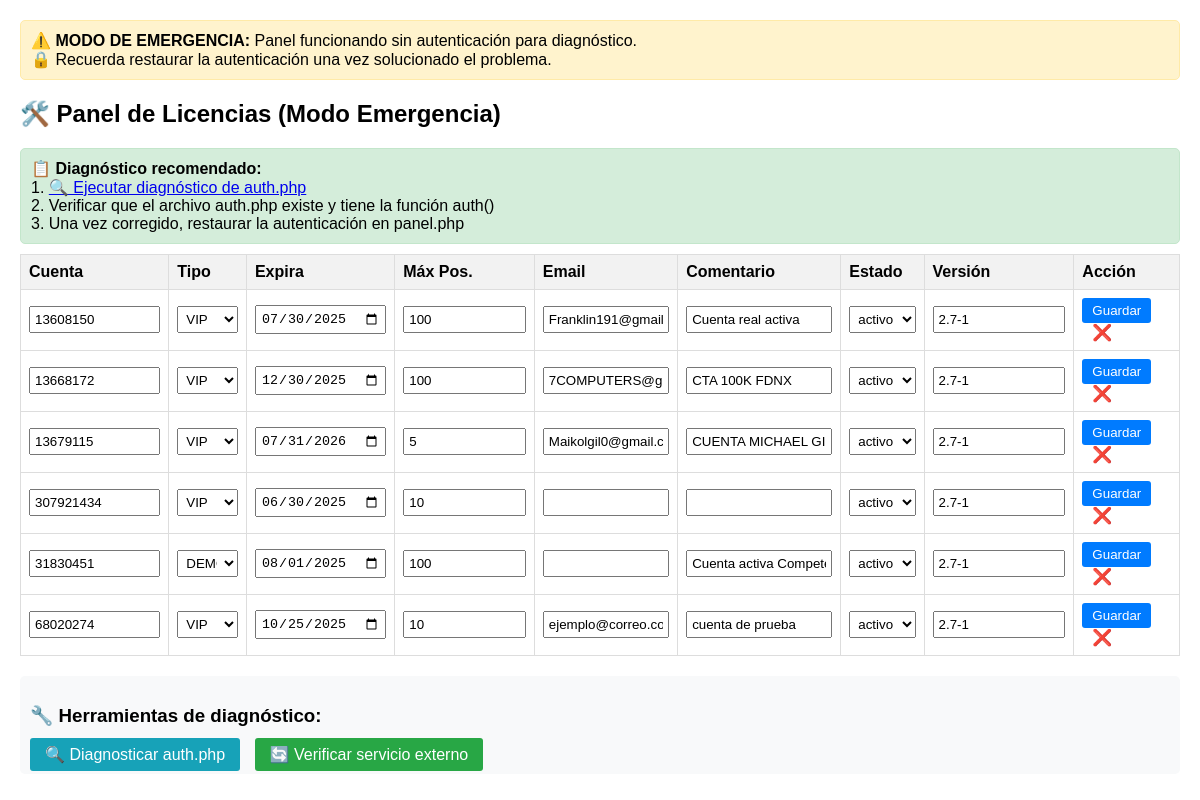
/axrepad/panel_no_auth.php, run on an earlier commit of the app's database.
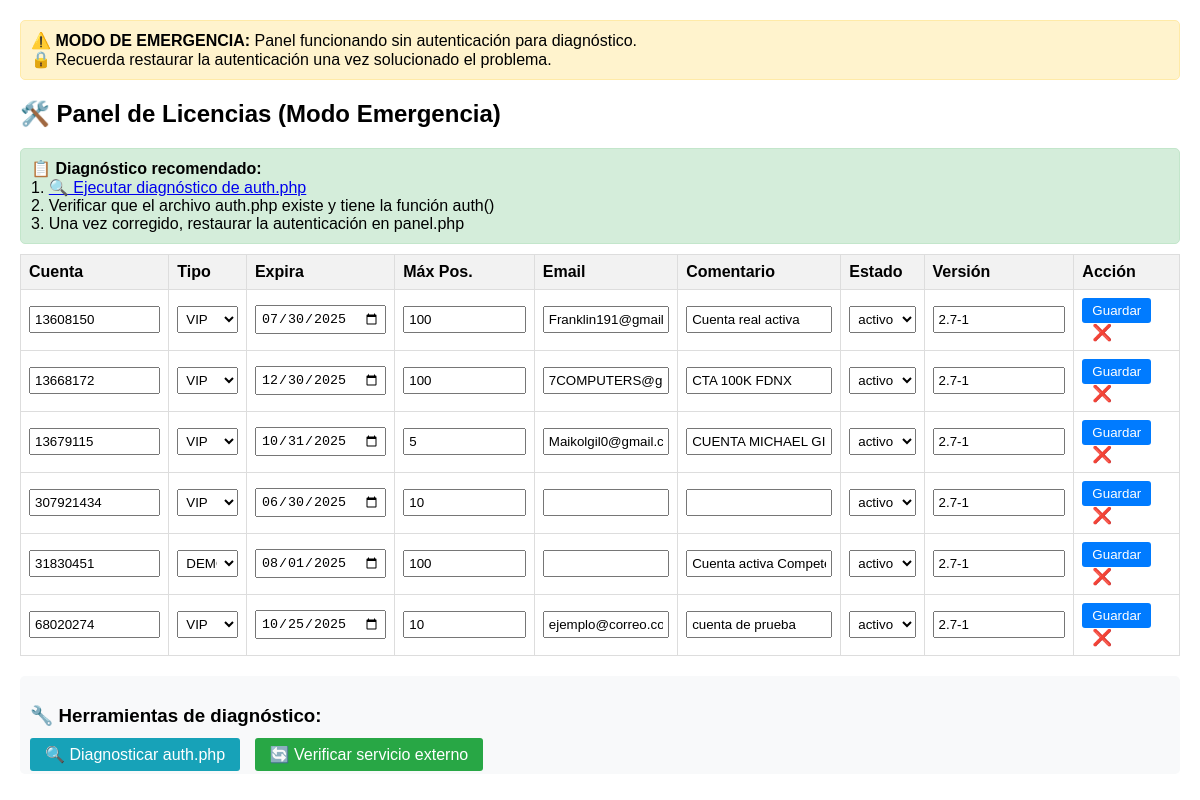
And on a later commit of the database.
### tables this page shows
CREATE TABLE licencias (
    cuenta TEXT PRIMARY KEY,
    tipo TEXT,
    expira TEXT,
    max_posiciones INTEGER,
    email TEXT,
    comentario TEXT,
    estado TEXT,
    version_permitida TEXT
);

### public/axrepad/panel_no_auth.php (the view, shortened to what this page needs)
<?php
echo "<div style='background:#fff3cd; border:1px solid #ffeaa7; padding:10px; margin:10px 0; border-radius:5px;'>";
echo "⚠️ <strong>MODO DE EMERGENCIA:</strong> Panel funcionando sin autenticación para diagnóstico.<br>";
echo "🔒 Recuerda restaurar la autenticación una vez solucionado el problema.";
echo "</div>";
$db = new PDO('sqlite:/app/db/licencias.sqlite');
$db->setAttribute(PDO::ATTR_ERRMODE, PDO::ERRMODE_EXCEPTION);
$licencias = $db->query('SELECT * FROM licencias ORDER BY cuenta')->fetchAll(PDO::FETCH_ASSOC);
?>
<!DOCTYPE html>
<html>
<head>
</head>
<body>
<h2>🛠️ Panel de Licencias (Modo Emergencia)</h2>
<div class="alert">
    <strong>📋 Diagnóstico recomendado:</strong><br>
    1. <a href="auth_debug.php" target="_blank">🔍 Ejecutar diagnóstico de auth.php</a><br>
    2. Verificar que el archivo auth.php existe y tiene la función auth()<br>
    3. Una vez corregido, restaurar la autenticación en panel.php
</div>
<table>
<tr>
<th>Cuenta</th><th>Tipo</th><th>Expira</th><th>Máx Pos.</th><th>Email</th><th>Comentario</th><th>Estado</th><th>Versión</th><th>Acción</th>
</tr>
<?php foreach ($licencias as $lic) { ?>
<tr><form method="POST">
<td><input name="cuenta" value="<?=htmlspecialchars($lic['cuenta'])?>"></td>
<td>
    <select name="tipo">
        <option value="DEMO" <?=$lic['tipo']=='DEMO'?'selected':''?>>DEMO</option>
        <option value="VIP" <?=$lic['tipo']=='VIP'?'selected':''?>>VIP</option>
    </select>
</td>
<td><input type="date" name="expira" value="<?=htmlspecialchars($lic['expira'])?>"></td>
<td><input name="max_posiciones" type="number" value="<?=htmlspecialchars($lic['max_posiciones'])?>"></td>
<td><input name="email" value="<?=htmlspecialchars($lic['email'])?>"></td>
<td><input name="comentario" value="<?=htmlspecialchars($lic['comentario'])?>"></td>
<td>
    <select name="estado">
        <option value="activo" <?=$lic['estado']=='activo'?'selected':''?>>activo</option>
    </select>
</td>
<td><input name="version_permitida" value="<?=htmlspecialchars($lic['version_permitida'] ?? '')?>"></td>
<td>
    <button type="submit">Guardar</button>
    <a href="?eliminar=<?=htmlspecialchars($lic['cuenta'])?>" onclick="return confirm('¿Eliminar?')" style="color:red; text-decoration:none; margin-left:10px;">❌</a>
</td>
</form></tr>
<?php } ?>
</table>
<div style="margin-top: 20px; padding: 10px; background: #f8f9fa; border-radius: 5px;">
    <h3>🔧 Herramientas de diagnóstico:</h3>
    <a href="auth_debug.php" style="background: #17a2b8; color: white; padding: 8px 15px; text-decoration: none; border-radius: 3px; margin-right: 10px;">🔍 Diagnosticar auth.php</a>
    <a href="wake_service.php" style="background: #28a745; color: white; padding: 8px 15px; text-decoration: none; border-radius: 3px;">🔄 Verificar servicio externo</a>
</div>
</body>
</html>

### public/axrepad/panel_no_auth.php (style rules this page uses)
body { font-family: Arial, sans-serif; margin: 20px; }
table { border-collapse: collapse; width: 100%; }
th, td { border: 1px solid #ddd; padding: 8px; text-align: left; }
th { background-color: #f2f2f2; }
input, select { width: 100%; padding: 4px; }
button { background: #007bff; color: white; padding: 5px 10px; border: none; border-radius: 3px; cursor: pointer; }
.alert { background: #d4edda; border: 1px solid #c3e6cb; padding: 10px; border-radius: 5px; margin: 10px 0; }

What changed in the data, as far as the page shows it:
changed licencias "Maikolgil0@gmail.com": expira "07/31/2026" → "10/31/2025"
